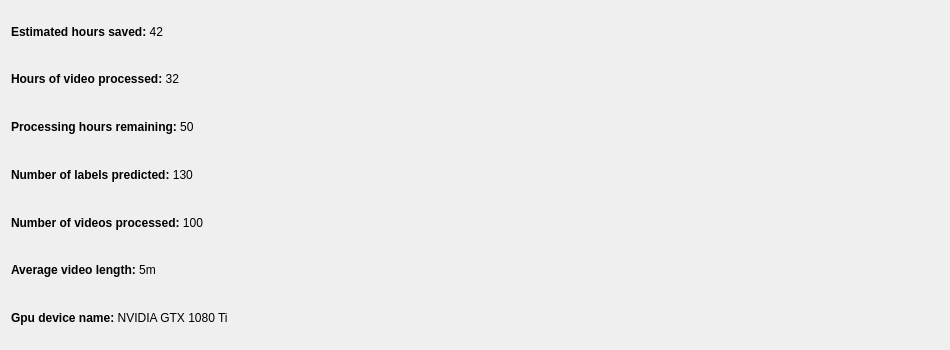
<?xml version="1.0" encoding="UTF-8"?>
<ui version="4.0">
 <class>StatsDialog</class>
 <widget class="QDialog" name="StatsDialog">
  <property name="geometry">
   <rect>
    <x>0</x>
    <y>0</y>
    <width>950</width>
    <height>350</height>
   </rect>
  </property>
  <property name="windowTitle">
   <string>Statistics</string>
  </property>
  <layout class="QHBoxLayout" name="horizontalLayout">
   <item>
    <layout class="QVBoxLayout" name="statsLayout">
     <item>
      <widget class="QLabel" name="label_8">
       <property name="text">
        <string>&lt;html&gt;&lt;head/&gt;&lt;body&gt;&lt;p&gt;&lt;span style=&quot; font-weight:600;&quot;&gt;Estimated hours saved: &lt;/span&gt;42&lt;/p&gt;&lt;/body&gt;&lt;/html&gt;</string>
       </property>
      </widget>
     </item>
     <item>
      <widget class="QLabel" name="label_3">
       <property name="text">
        <string>&lt;html&gt;&lt;head/&gt;&lt;body&gt;&lt;p&gt;&lt;span style=&quot; font-weight:600;&quot;&gt;Hours of video processed: &lt;/span&gt;32&lt;/p&gt;&lt;/body&gt;&lt;/html&gt;</string>
       </property>
      </widget>
     </item>
     <item>
      <widget class="QLabel" name="label_6">
       <property name="text">
        <string>&lt;html&gt;&lt;head/&gt;&lt;body&gt;&lt;p&gt;&lt;span style=&quot; font-weight:600;&quot;&gt;Processing hours remaining: &lt;/span&gt;50&lt;/p&gt;&lt;/body&gt;&lt;/html&gt;</string>
       </property>
      </widget>
     </item>
     <item>
      <widget class="QLabel" name="label_5">
       <property name="text">
        <string>&lt;html&gt;&lt;head/&gt;&lt;body&gt;&lt;p&gt;&lt;span style=&quot; font-weight:600;&quot;&gt;Number of labels predicted: &lt;/span&gt;130&lt;/p&gt;&lt;/body&gt;&lt;/html&gt;</string>
       </property>
      </widget>
     </item>
     <item>
      <widget class="QLabel" name="label_2">
       <property name="text">
        <string>&lt;html&gt;&lt;head/&gt;&lt;body&gt;&lt;p&gt;&lt;span style=&quot; font-weight:600;&quot;&gt;Number of videos processed: &lt;/span&gt;100&lt;/p&gt;&lt;/body&gt;&lt;/html&gt;</string>
       </property>
      </widget>
     </item>
     <item>
      <widget class="QLabel" name="label_7">
       <property name="text">
        <string>&lt;html&gt;&lt;head/&gt;&lt;body&gt;&lt;p&gt;&lt;span style=&quot; font-weight:600;&quot;&gt;Average video length: &lt;/span&gt;5m&lt;/p&gt;&lt;/body&gt;&lt;/html&gt;</string>
       </property>
      </widget>
     </item>
     <item>
      <widget class="QLabel" name="label_4">
       <property name="text">
        <string>&lt;html&gt;&lt;head/&gt;&lt;body&gt;&lt;p&gt;&lt;span style=&quot; font-weight:600;&quot;&gt;Gpu device name: &lt;/span&gt;NVIDIA GTX 1080 Ti&lt;/p&gt;&lt;/body&gt;&lt;/html&gt;</string>
       </property>
      </widget>
     </item>
    </layout>
   </item>
   <item>
    <layout class="QVBoxLayout" name="plotLayout"/>
   </item>
  </layout>
 </widget>
 <resources/>
 <connections/>
</ui>
